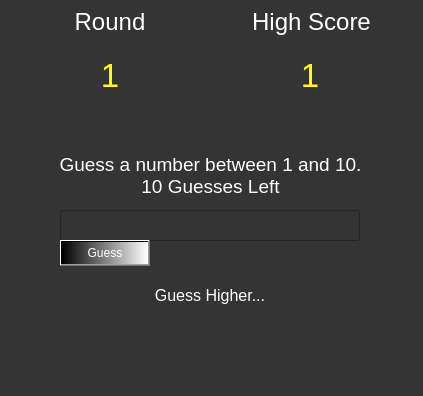
<?xml version="1.0" encoding="UTF-8"?>
<ui version="4.0">
 <class>MainWindow</class>
 <widget class="QMainWindow" name="MainWindow">
  <property name="geometry">
   <rect>
    <x>0</x>
    <y>0</y>
    <width>423</width>
    <height>396</height>
   </rect>
  </property>
  <property name="windowTitle">
   <string>MainWindow</string>
  </property>
  <property name="styleSheet">
   <string notr="true">background-color: rgb(52, 52, 52);
color: rgb(255, 255, 255);</string>
  </property>
  <widget class="QWidget" name="centralwidget">
   <widget class="QLabel" name="round_label">
    <property name="geometry">
     <rect>
      <x>60</x>
      <y>1</y>
      <width>100</width>
      <height>41</height>
     </rect>
    </property>
    <property name="font">
     <font>
      <family>MS Shell Dlg 2</family>
      <pointsize>18</pointsize>
      <weight>9</weight>
      <italic>false</italic>
      <bold>false</bold>
     </font>
    </property>
    <property name="styleSheet">
     <string notr="true">font: 75 18pt &quot;MS Shell Dlg 2&quot;</string>
    </property>
    <property name="text">
     <string>Round</string>
    </property>
    <property name="alignment">
     <set>Qt::AlignCenter</set>
    </property>
   </widget>
   <widget class="QLabel" name="highscore_label">
    <property name="geometry">
     <rect>
      <x>211</x>
      <y>1</y>
      <width>201</width>
      <height>41</height>
     </rect>
    </property>
    <property name="font">
     <font>
      <family>MS Shell Dlg 2</family>
      <pointsize>18</pointsize>
      <weight>9</weight>
      <italic>false</italic>
      <bold>false</bold>
     </font>
    </property>
    <property name="styleSheet">
     <string notr="true">font: 75 18pt &quot;MS Shell Dlg 2&quot;</string>
    </property>
    <property name="text">
     <string>High Score</string>
    </property>
    <property name="alignment">
     <set>Qt::AlignCenter</set>
    </property>
   </widget>
   <widget class="QLabel" name="round_count_label">
    <property name="geometry">
     <rect>
      <x>60</x>
      <y>50</y>
      <width>100</width>
      <height>50</height>
     </rect>
    </property>
    <property name="font">
     <font>
      <family>MS Shell Dlg 2</family>
      <pointsize>25</pointsize>
      <weight>9</weight>
      <italic>false</italic>
      <bold>false</bold>
     </font>
    </property>
    <property name="layoutDirection">
     <enum>Qt::LeftToRight</enum>
    </property>
    <property name="styleSheet">
     <string notr="true">color:rgb(255, 255, 0);
font: 75 25pt &quot;MS Shell Dlg 2&quot;;

</string>
    </property>
    <property name="text">
     <string>1</string>
    </property>
    <property name="alignment">
     <set>Qt::AlignCenter</set>
    </property>
   </widget>
   <widget class="QLabel" name="highscore_count_label">
    <property name="geometry">
     <rect>
      <x>260</x>
      <y>50</y>
      <width>100</width>
      <height>50</height>
     </rect>
    </property>
    <property name="font">
     <font>
      <family>MS Shell Dlg 2</family>
      <pointsize>25</pointsize>
      <weight>9</weight>
      <italic>false</italic>
      <bold>false</bold>
     </font>
    </property>
    <property name="layoutDirection">
     <enum>Qt::LeftToRight</enum>
    </property>
    <property name="styleSheet">
     <string notr="true">color:rgb(255, 255, 0);
font: 75 25pt &quot;MS Shell Dlg 2&quot;;

</string>
    </property>
    <property name="text">
     <string>1</string>
    </property>
    <property name="alignment">
     <set>Qt::AlignCenter</set>
    </property>
   </widget>
   <widget class="QLabel" name="guess_info">
    <property name="geometry">
     <rect>
      <x>10</x>
      <y>140</y>
      <width>401</width>
      <height>71</height>
     </rect>
    </property>
    <property name="font">
     <font>
      <family>Arial</family>
      <pointsize>14</pointsize>
     </font>
    </property>
    <property name="text">
     <string>Guess a number between 1 and 10.
10 Guesses Left</string>
    </property>
    <property name="alignment">
     <set>Qt::AlignCenter</set>
    </property>
   </widget>
   <widget class="QLineEdit" name="entry_box">
    <property name="geometry">
     <rect>
      <x>60</x>
      <y>210</y>
      <width>300</width>
      <height>31</height>
     </rect>
    </property>
    <property name="font">
     <font>
      <family>Arial</family>
      <pointsize>12</pointsize>
     </font>
    </property>
   </widget>
   <widget class="QLabel" name="hint">
    <property name="geometry">
     <rect>
      <x>60</x>
      <y>280</y>
      <width>300</width>
      <height>31</height>
     </rect>
    </property>
    <property name="font">
     <font>
      <family>Arial</family>
      <pointsize>12</pointsize>
     </font>
    </property>
    <property name="styleSheet">
     <string notr="true"/>
    </property>
    <property name="text">
     <string>Guess Higher...</string>
    </property>
    <property name="alignment">
     <set>Qt::AlignCenter</set>
    </property>
   </widget>
   <widget class="QPushButton" name="guess_button">
    <property name="geometry">
     <rect>
      <x>60</x>
      <y>240</y>
      <width>90</width>
      <height>26</height>
     </rect>
    </property>
    <property name="styleSheet">
     <string notr="true">QPushButton {

background-color: qlineargradient(spread:pad, x1:0, y1:0, x2:1, y2:0, stop:0 rgba(0, 0, 0, 255), stop:1 rgba(255, 255, 255, 255));
}

QPushButton:hover {
	
	
	color: rgb(255, 255, 255);
	font: 75 10pt &quot;MS Shell Dlg 2&quot;;
	background-color: qradialgradient(spread:pad, cx:0.5, cy:0.5, radius:0.5, fx:0.5, fy:0.5, stop:0 rgba(255, 235, 235, 206), stop:0.35 rgba(255, 188, 188, 80), stop:0.4 rgba(255, 162, 162, 80), stop:0.425 rgba(255, 132, 132, 156), stop:0.44 rgba(252, 128, 128, 80), stop:1 rgba(255, 255, 255, 0));
}</string>
    </property>
    <property name="text">
     <string>Guess</string>
    </property>
   </widget>
  </widget>
  <widget class="QMenuBar" name="menubar">
   <property name="geometry">
    <rect>
     <x>0</x>
     <y>0</y>
     <width>423</width>
     <height>26</height>
    </rect>
   </property>
  </widget>
  <widget class="QStatusBar" name="statusbar"/>
 </widget>
 <resources/>
 <connections/>
</ui>
